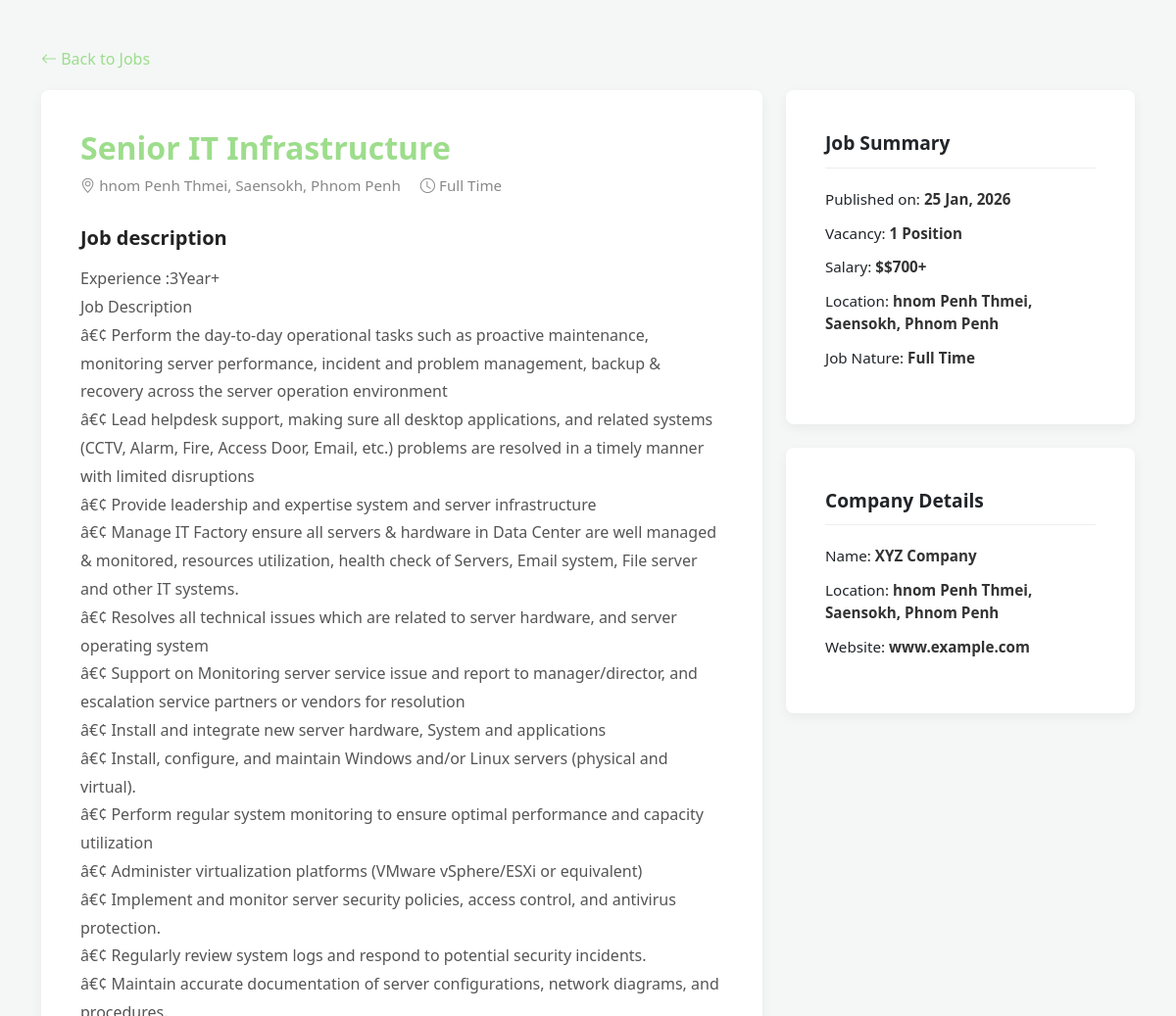
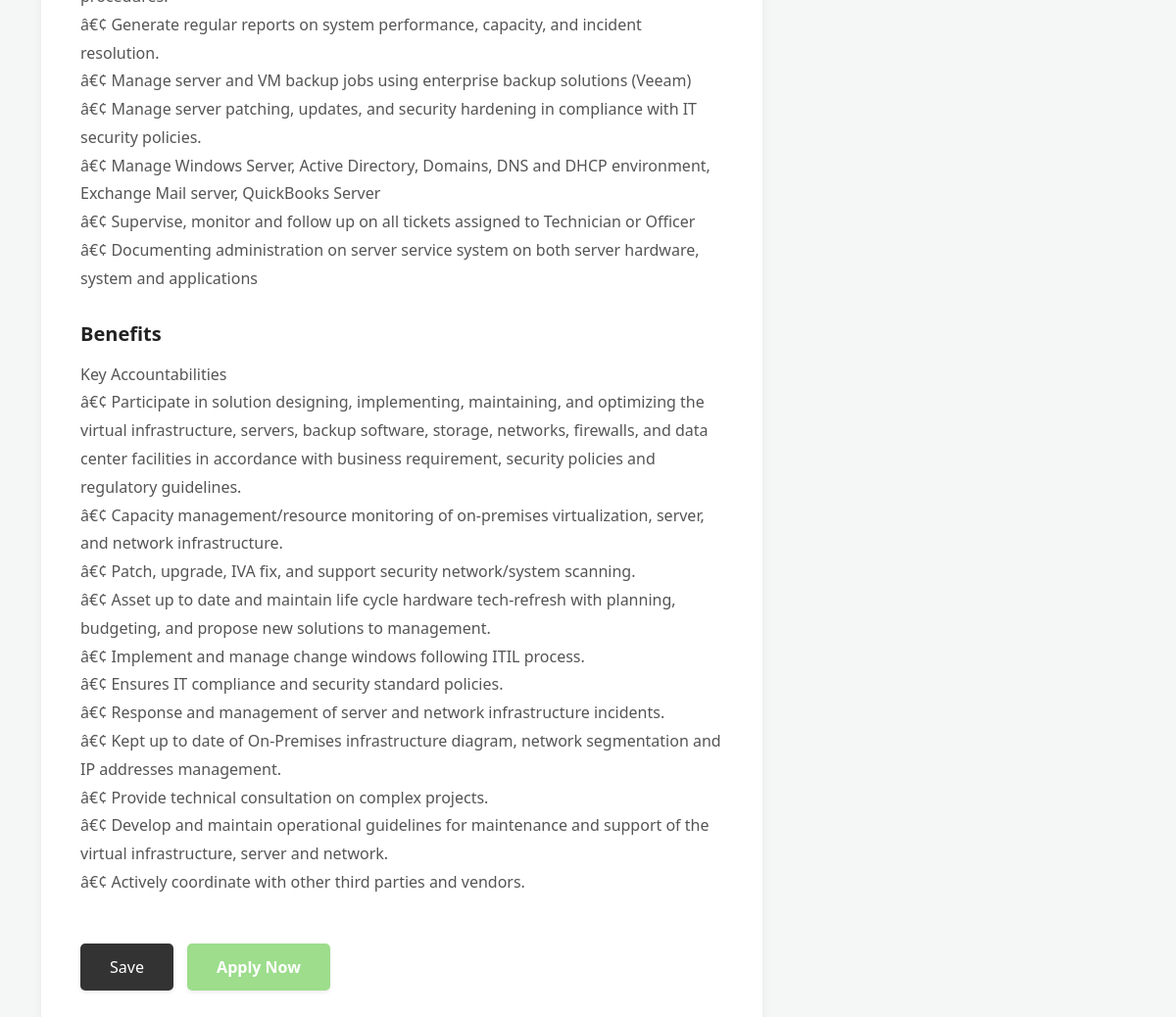
Screenshot of /job_detail.php?id=16 with the database file from the repository (2 pictures, top to bottom).
### tables this page shows
CREATE TABLE `jobs` (
  `id` int(11) NOT NULL,
  `title` varchar(255) NOT NULL,
  `category` varchar(100) NOT NULL,
  `job_nature` varchar(50) NOT NULL,
  `vacancy` int(11) NOT NULL,
  `salary` varchar(100) DEFAULT NULL,
  `location` varchar(255) NOT NULL,
  `job_type` varchar(50) DEFAULT 'Full Time',
  `description` text NOT NULL,
  `benefits` text,
  `image` varchar(255) DEFAULT NULL,
  `created_at` timestamp NOT NULL DEFAULT CURRENT_TIMESTAMP
);

### job_detail.php (the view, shortened to what this page needs)
<?php
require_once 'config/db.php';
$job_id = isset($_GET['id']) ? intval($_GET['id']) : 0;
$job = null;
if ($job_id > 0) {
    $query = "SELECT * FROM jobs WHERE id = $job_id";
    $result = mysqli_query($conn, $query);
    $job = mysqli_fetch_assoc($result);
}
?>
<!DOCTYPE html>
<html lang="en">
<head>
    <link href="https://cdn.jsdelivr.net/npm/bootstrap@5.3.0/dist/css/bootstrap.min.css" rel="stylesheet">
    <link rel="stylesheet" href="https://cdn.jsdelivr.net/npm/bootstrap-icons@1.11.0/font/bootstrap-icons.css">
</head>
<body>
<div class="container py-5">
    <a href="find_job.php" class="back-link"><i class="bi bi-arrow-left"></i> Back to Jobs</a>
    <div class="row">
        <div class="col-lg-8">
            <div class="main-card">
                <h1 class="job-title-header"><?php echo htmlspecialchars($job['title']); ?></h1>
                <div class="meta-info">
                    <i class="bi bi-geo-alt"></i> <?php echo htmlspecialchars($job['location']); ?>
                    <span class="ms-3"><i class="bi bi-clock"></i> <?php echo htmlspecialchars($job['job_nature']); ?></span>
                </div>
                <h5 class="section-title">Job description</h5>
                <div class="content-body">
                    <?php echo nl2br(htmlspecialchars($job['description'])); ?>
                </div>
                <h5 class="section-title">Benefits</h5>
                <div class="content-body">
                    <?php echo nl2br(htmlspecialchars($job['benefits'])); ?>
                </div>
                <div class="mt-5">
                    <button class="btn btn-save shadow-sm">Save</button>
                    <button id="applyBtn" class="btn btn-apply shadow-sm" onclick="applyForJob(<?php echo $job_id; ?>)">
                        Apply Now
                    </button>
                </div>
            </div>
        </div>
        <div class="col-lg-4">
            <div class="side-card mb-4">
                <div class="sidebar-title">Job Summary</div>
                <ul class="summary-list">
                    <li>Published on: <b><?php echo date('d M, Y', strtotime($job['created_at'])); ?></b></li>
                    <li>Vacancy: <b><?php echo htmlspecialchars($job['vacancy']); ?> Position</b></li>
                    <li>Salary: <b>$<?php echo htmlspecialchars($job['salary']); ?></b></li>
                    <li>Location: <b><?php echo htmlspecialchars($job['location']); ?></b></li>
                    <li>Job Nature: <b><?php echo htmlspecialchars($job['job_nature']); ?></b></li>
                </ul>
            </div>
            <div class="side-card">
                <div class="sidebar-title">Company Details</div>
                <ul class="summary-list">
                    <li>Name: <b>XYZ Company</b></li>
                    <li>Location: <b><?php echo htmlspecialchars($job['location']); ?></b></li>
                    <li>Website: <b>www.example.com</b></li>
                </ul>
            </div>
        </div>
    </div>
</div>
</body>
</html>

### job_detail.php (style rules this page uses)
body { background-color: #f4f7f6; font-family: 'Segoe UI', Tahoma, Geneva, Verdana, sans-serif; }
.back-link { color: #9ddd8c; text-decoration: none; font-weight: 500; display: inline-block; margin-bottom: 20px; }
.main-card, .side-card { background: #fff; border: none; border-radius: 8px; box-shadow: 0 4px 12px rgba(0,0,0,0.05); padding: 40px; }
.job-title-header { color: #9ddd8c; font-weight: 700; font-size: 2rem; }
.meta-info { color: #888; font-size: 0.95rem; margin-bottom: 30px; }
.section-title { font-weight: 700; color: #222; margin-top: 30px; margin-bottom: 15px; }
.content-body { color: #555; line-height: 1.8; }
.sidebar-title { font-weight: 700; font-size: 1.2rem; border-bottom: 1px solid #eee; padding-bottom: 10px; margin-bottom: 20px; }
.summary-list { list-style: none; padding: 0; }
.summary-list li { margin-bottom: 12px; font-size: 0.95rem; }
.summary-list b { color: #333; font-weight: 600; }
.btn-apply { background-color: #9ddd8c; color: white; padding: 12px 30px; border: none; border-radius: 5px; font-weight: 600; }
.btn-save { background-color: #333; color: white; padding: 12px 30px; border-radius: 5px; margin-right: 10px; border: none; }

### rows the page displays
jobs: title "Senior IT Infrastructure", location "hnom Penh Thmei, Saensokh, Phnom Penh", job_nature "Full Time", description "Experience :3Year+ Job Description â€¢ Perform the day-to-day operational tasks such as proactive maintenance, monitoring server performance, incident and problem management, backup & recovery across the server operation environment â€¢ Lead helpdesk support, making sure all desktop applications, and related systems (CCTV, Alarm, Fire, Access Door, Email, etc.) problems are resolved in a timely manner with limited disruptions â€¢ Provide leadership and expertise system and server infrastructure â€¢ Manage IT Factory ensure all servers & hardware in Data Center are well managed & monitored, resources utilization, health check of Servers, Email system, File server and other IT systems. â€¢…", benefits "Key Accountabilities â€¢ Participate in solution designing, implementing, maintaining, and optimizing the virtual infrastructure, servers, backup software, storage, networks, firewalls, and data center facilities in accordance with business requirement, security policies and regulatory guidelines. â€¢ Capacity management/resource monitoring of on-premises virtualization, server, and network infrastructure. â€¢ Patch, upgrade, IVA fix, and support security network/system scanning. â€¢ Asset up to date and maintain life cycle hardware tech-refresh with planning, budgeting, and propose new solutions to management. â€¢ Implement and manage change windows following ITIL process. â€¢ Ensures IT…", created_at "25 Jan, 2026", vacancy "1", salary "$700+"
